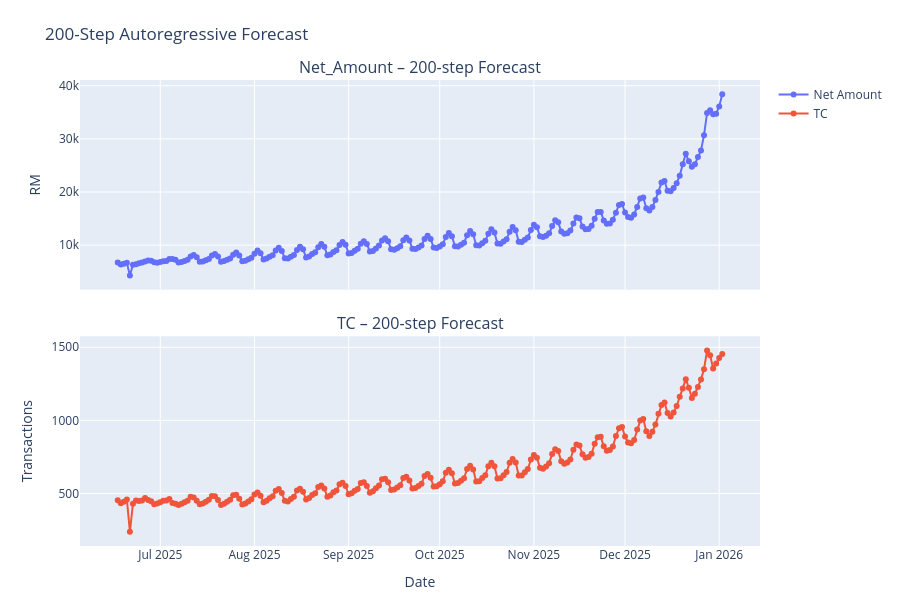

The code cell stored with this chart in its notebook:
### Code cell
# ───────────────────────────────────────────────────────────────────────────────
# 9.  200-step autoregressive forecast 
# ───────────────────────────────────────────────────────────────────────────────
import plotly.graph_objects as go
from plotly.subplots import make_subplots
from sklearn.preprocessing import LabelEncoder

# Ensure your df has full-day and month columns
df['Date']  = pd.to_datetime(df['Date'])
df['Day']   = df['Date'].dt.day_name()            # 'Monday', 'Tuesday', …
df['Month'] = df['Date'].dt.month.astype(str)     # '1' … '12'

# Fit (or re-fit) your Day/Month encoders 
encoders['Day'] = LabelEncoder().fit([
    'Monday','Tuesday','Wednesday','Thursday','Friday','Saturday','Sunday'
])
encoders['Month'] = LabelEncoder().fit([str(i) for i in range(1,13)])

# (Re-)attach the encoded columns to df
df['Day_enc']   = encoders['Day'].transform(df['Day'])
df['Month_enc'] = encoders['Month'].transform(df['Month'])

# Prep the last window 
future_horizon = 200
last_date      = df['Date'].max()

tail_df   = df.sort_values('Date').tail(window).copy()
seq_num   = tail_df[time_numeric_cols].values.astype(np.float32)
seq_name  = tail_df['Name_enc'].values.astype(np.int32)
seq_day   = tail_df['Day_enc'].values.astype(np.int32)
seq_month = tail_df['Month_enc'].values.astype(np.int32)

static_vec = tail_df.iloc[-1][static_cols].values.astype(np.int32)

dates_f, net_f, tc_f = [], [], []

# Autoregressive loop
for step in range(future_horizon):
    # build one-step input dict
    sample_inputs = {
        'num_in':       seq_num[np.newaxis, ...],
        'name_seq_in':  seq_name[np.newaxis, ...],
        'day_seq_in':   seq_day[np.newaxis, ...],
        'month_seq_in': seq_month[np.newaxis, ...],
    }
    for i, (base, _) in enumerate(static_cardinalities):
        sample_inputs[f'{base}_in'] = static_vec[[i]].reshape(1,1)

    # predict & inverse-scale
    yhat_s = model.predict(sample_inputs, verbose=0)[0]
    net_s, tc_s = yhat_s
    net_v = inverse_scale([net_s], numeric_cols.index('Net_Amount'))[0]
    tc_v  = inverse_scale([tc_s],  numeric_cols.index('TC'))[0]

    # record the date + values
    curr_date = last_date + pd.Timedelta(days=step+1)
    dates_f.append(curr_date)
    net_f.append(net_v)
    tc_f.append(tc_v)

    # advance day & month encodings for the *next* step
    next_day_str   = curr_date.day_name()    # full weekday name
    next_month_str = str(curr_date.month)    # '1'–'12'

    seq_day = np.roll(seq_day, -1)
    seq_day[-1] = encoders['Day'].transform([next_day_str])[0]

    seq_month = np.roll(seq_month, -1)
    seq_month[-1] = encoders['Month'].transform([next_month_str])[0]

    # roll the numeric window
    new_row = seq_num[-1].copy()
    new_row[numeric_cols.index('Net_Amount')] = net_s
    new_row[numeric_cols.index('TC')]         = tc_s
    seq_num = np.vstack([seq_num[1:], new_row])

# Build forecast DF & plot 
df_forecast = pd.DataFrame({
    'Date':       dates_f,
    'Net_Amount': net_f,
    'TC':         tc_f,
})

fig = make_subplots(
    rows=2, cols=1, shared_xaxes=True,
    subplot_titles=('Net_Amount – 200-step Forecast', 'TC – 200-step Forecast'),
    vertical_spacing=0.1
)

# Net_Amount trace
fig.add_trace(
    go.Scatter(
        x=df_forecast['Date'],
        y=df_forecast['Net_Amount'],
        mode='lines+markers',
        name='Net Amount',
        hovertemplate=
            '<b>Date</b>: %{x}<br>'+
            '<b>Net Amount</b>: %{y:.2f}<extra></extra>'
    ),
    row=1, col=1
)

# TC trace
fig.add_trace(
    go.Scatter(
        x=df_forecast['Date'],
        y=df_forecast['TC'],
        mode='lines+markers',
        name='TC',
        hovertemplate=
            '<b>Date</b>: %{x}<br>'+
            '<b>Transactions</b>: %{y:.0f}<extra></extra>'
    ),
    row=2, col=1
)

# Layout tweaks
fig.update_layout(
    height=600, width=900,
    hovermode='x unified',           # vertical line at cursor
    title_text='200-Step Autoregressive Forecast',
    margin=dict(t=80, b=40)
)

# Axis labels
fig.update_xaxes(title_text='Date', row=2, col=1)
fig.update_yaxes(title_text='RM',           row=1, col=1)
fig.update_yaxes(title_text='Transactions', row=2, col=1)

fig.show()

### Figure 1 — Plotly figure (JSON) as saved in the notebook; plotly's stock layout.template omitted (floating-point values rounded to 4 significant figures; data arrays with more than 128 entries replaced by an {"elided": "..."} marker saying what was removed)
{"data": [{"hovertemplate": "<b>Date</b>: %{x}<br><b>Net Amount</b>: %{y:.2f}<extra></extra>", "mode": "lines+markers", "name": "Net Amount", "type": "scatter", "x": {"elided": "200 str values"}, "xaxis": "x", "y": {"elided": "200 float values"}, "yaxis": "y"}, {"hovertemplate": "<b>Date</b>: %{x}<br><b>Transactions</b>: %{y:.0f}<extra></extra>", "mode": "lines+markers", "name": "TC", "type": "scatter", "x": {"elided": "200 str values"}, "xaxis": "x2", "y": {"elided": "200 float values"}, "yaxis": "y2"}], "layout": {"annotations": [{"font": {"size": 16}, "showarrow": false, "text": "Net_Amount – 200-step Forecast", "x": 0.5, "xanchor": "center", "xref": "paper", "y": 1, "yanchor": "bottom", "yref": "paper"}, {"font": {"size": 16}, "showarrow": false, "text": "TC – 200-step Forecast", "x": 0.5, "xanchor": "center", "xref": "paper", "y": 0.45, "yanchor": "bottom", "yref": "paper"}], "height": 600, "hovermode": "x unified", "margin": {"b": 40, "t": 80}, "title": {"text": "200-Step Autoregressive Forecast"}, "width": 900, "xaxis": {"anchor": "y", "domain": [0, 1], "matches": "x2", "showticklabels": false}, "xaxis2": {"anchor": "y2", "domain": [0, 1], "title": {"text": "Date"}}, "yaxis": {"anchor": "x", "domain": [0.55, 1], "title": {"text": "RM"}}, "yaxis2": {"anchor": "x2", "domain": [0, 0.45], "title": {"text": "Transactions"}}}}
